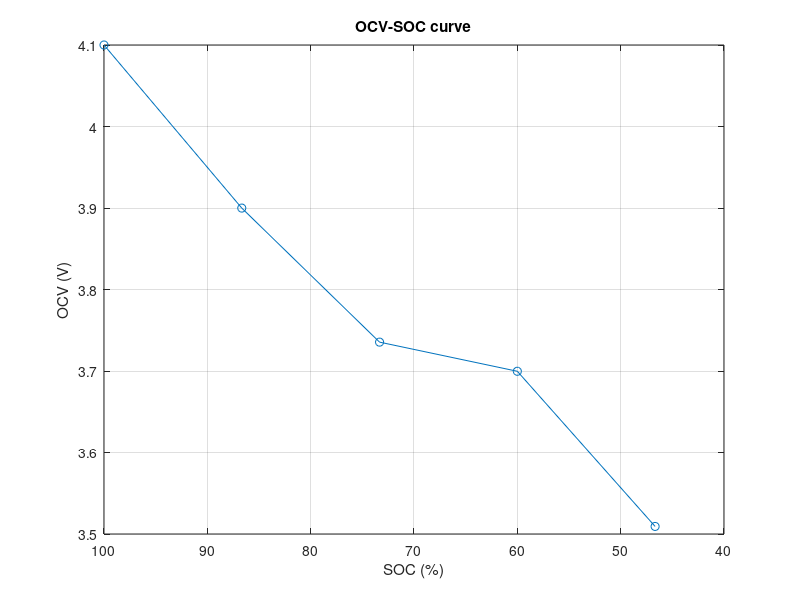
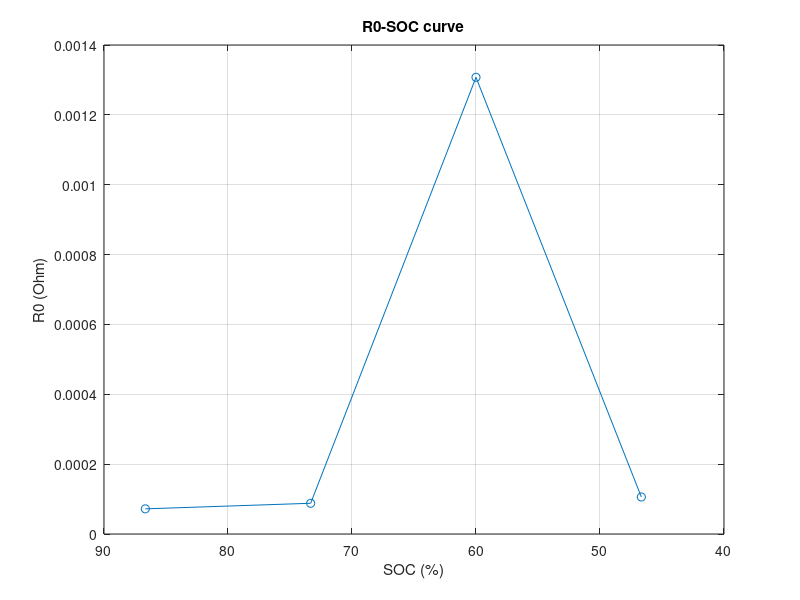

Write the MATLAB code that produced these figures, in order. (Note: this script raises an error after producing the figures.)
%% Clear variables
clear all; clf; clc; close all;
% Add files and folders to Matlab path
addpath(genpath(pwd))

%% Load voltage and current data from HPPC test
% Change if the structure of saved data is different
load('output/Test_20230914_1608.mat')
voltage = HPPCMeas.Voltage;
current = HPPCMeas.Current;
Ts= 0.1; % Sampling time
time = 0+Ts:Ts:((10 + 12)*60*10); % Time axis if not given

%% Define some constants
% Change if needed
capacity = 3000; % Battery capacity in mAh from Capacity Test
pulse_current = 2; % Pulse current in A
pulse_duration = 12*60; % Pulse duration in s
rest_duration = 10*60; % Rest duration between pulses in s
num_pulses = 4; % Number of pulses
SOC_init = 100; % Initial SOC in percentage
OCV_init = 4.1; % Initial OCV in Volt

%% Initialize some variables
SOC = zeros(num_pulses+1,1); % SOC vector
OCV = zeros(num_pulses+1,1); % OCV vector
R0 = zeros(num_pulses,1); % R0 vector
Ri = zeros(num_pulses,1); % Ri vector
Ci = zeros(num_pulses,1); % Ci vector

%% Calculate SOC and OCV
SOC(1) = SOC_init; % Initial SOC
OCV(1) = OCV_init; % Initial OCV 
for i = 1:num_pulses
    % Find the indices of the start and end of each pulse
    start_index = find(time >= pulse_duration  + (i-1)*(pulse_duration+rest_duration),1)+1;
    end_index = find(time >=  i*(pulse_duration + rest_duration),1);
    % Calculate the average SOC and OCV before each pulse
    discharged_Ah = (pulse_current * pulse_duration) / 3600;
    SOC(i+1) = SOC(i) - (discharged_Ah / (capacity/1000)) * 100;
    OCV(i+1) = mean(voltage(start_index:end_index));
end

%% Plot OCV-SOC curve
figure
plot(SOC,OCV,'o-')
set(gca, 'xdir', 'reverse' )
xlabel('SOC (%)')
ylabel('OCV (V)')
title('OCV-SOC curve', 'FontWeight', 'bold')
grid on

%% Calculate R0
for i = 1:num_pulses
    % Find the indices of the start and end of each pulse
    start_index = find(time >= (i-1)*(pulse_duration+rest_duration),1);
    end_index = find(time >= i*(pulse_duration+rest_duration),1)-1;
    % Calculate the voltage drop at the beginning of each pulse
    delta_V = voltage(start_index+2) - voltage(start_index);
    % Calculate R0 by Ohm's law
    R0(i) = abs(delta_V)/pulse_current;
end

%% Plot R0-SOC curve
figure
plot(SOC(2:end), R0,'o-')
set(gca, 'xdir', 'reverse' )
xlabel('SOC (%)')
ylabel('R0 (Ohm)')
title('R0-SOC curve', 'FontWeight', 'bold')
grid on

%% Define an exponential decay function for fitting
% Calculate Ri and Ci
for i = 1:num_pulses
    % First order RC model
    fun_1RC = @(p,x) OCV(num_pulses) - p(1)*exp(-x/p(2));
    % Second order RC model
    fun_2RC= @(p,x) OCV(num_pulses) - p(1)*exp(-x/p(2)) - p(3)*exp(-x/p(4));
    % Find the indices of the start and end of each pulse
    start_index = find(time >= (i-1)*(pulse_duration+rest_duration),1);
    end_index = find(time >= time(start_index) + pulse_duration,1)-1;
    % Extract the voltage response after each pulse
    t = time(start_index+1:end_index) - time(start_index+1); % Time vector relative to the start of the pulse
    V = voltage(start_index+1:end_index); % Voltage vector
    % Fit the exponential decay function to the voltage response
    p0_1RC = [delta_V, 10]; % Initial guess for the parameters
    p0_2RC = [delta_V, 10, delta_V, 10];
    options = optimoptions('lsqcurvefit','Display','off'); % Set options for optimization
    p_1RC = lsqcurvefit(fun_1RC,p0_1RC,t,V,[],[],options); % Perform nonlinear least squares fitting
    p_2RC = lsqcurvefit(fun_2RC,p0_2RC,t,V,[],[],options); 
    % Extract fitted parameters considering first order model
    R1i_1RC(i) = p_1RC(1)/pulse_current; % Ri is the total resistance minus R0
    C1i_1RC(i) = p_1RC(2)/R1i_1RC(i); % Ci is the time constant divided by Ri
    % Extract fitted parameters considering second order model
    R1i_2RC(i) = p_2RC(1)/pulse_current;
    R2i_2RC(i) = p_2RC(3)/pulse_current;
    C1i_2RC(i) = p_2RC(2)/R1i_2RC(i);
    C2i_2RC(i) = p_2RC(4)/R2i_2RC(i);
end

% Plot first order RC model
figure;
subplot(2,1,1) % Plot Ri-SOC curve
plot(SOC(2:end),R1i_1RC,'o-')
set(gca, 'xdir', 'reverse' )
xlabel('SOC (%)')
ylabel('R1 (Ohm)')
title('R1-SOC curve')
grid on
subplot(2,1,2)  % Plot Ci-SOC curve
plot(SOC(2:end),C1i_1RC,'o-')
set(gca, 'xdir', 'reverse' )
xlabel('SOC (%)')
ylabel('C1 (F)')
title('C1-SOC curve')
grid on
sgtitle('First Order RC Model Parameters', 'FontWeight', 'bold');

% Plot second order RC model
figure;
subplot(2,2,1) % Plot R1i-SOC curve
plot(SOC(2:end),R1i_2RC,'o-')
set(gca, 'xdir', 'reverse' )
xlabel('SOC (%)')
ylabel('R1 (Ohm)')
title('R1-SOC curve')
grid on
subplot(2,2,2) % Plot R2i-SOC curve
plot(SOC(2:end),R2i_2RC,'o-')
set(gca, 'xdir', 'reverse' )
xlabel('SOC (%)')
ylabel('R2 (Ohm)')
title('R2-SOC curve')
grid on
subplot(2,2,3)  % Plot C1i-SOC curve
plot(SOC(2:end),C1i_2RC,'o-')
set(gca, 'xdir', 'reverse' )
xlabel('SOC (%)')
ylabel('C1 (F)')
title('C1-SOC curve')
grid on
subplot(2,2,4)  % Plot C2i-SOC curve
plot(SOC(2:end),C2i_2RC,'o-')
set(gca, 'xdir', 'reverse' )
xlabel('SOC (%)')
ylabel('C2 (F)')
title('C2-SOC curve')
grid on
sgtitle('Second Order RC Model Parameters', 'FontWeight', 'bold');



